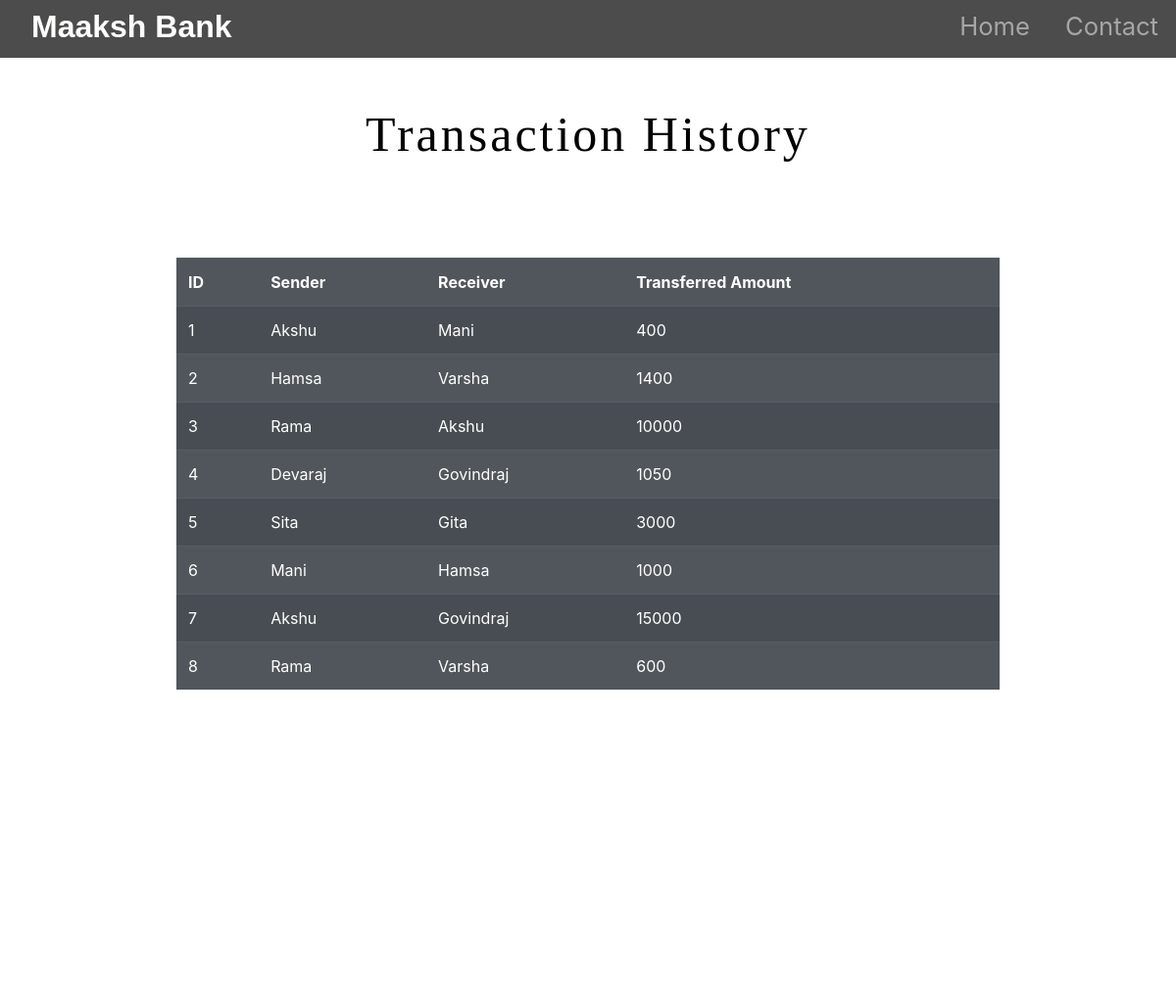
The page /history.php on the database its author committed.
### tables this page shows
CREATE TABLE `history` (
  `his_id` int(11) NOT NULL,
  `sender` varchar(255) NOT NULL,
  `reciever` varchar(255) NOT NULL,
  `amount` bigint(20) NOT NULL
);

### history.php (the view, shortened to what this page needs)
<!DOCTYPE html>
<html lang="en">
<head>
  <link rel="stylesheet" href="https://stackpath.bootstrapcdn.com/bootstrap/4.5.2/css/bootstrap.min.css"
>
  <link rel="stylesheet" type="text/css" href="styles.css">
</head>
<body>
  <div id="title">
    <nav id="navbar" class="navbar navbar-expand-lg navbar-dark ">
      <a id="navbar-brand" href="index.php">Maaksh<span>  Bank</span></a>
      <div class="collapse navbar-collapse" id="navbarTogglerDemo01">
        <ul class="navbar-nav ml-auto">
          <li class="nav-item">
            <a class="nav-link" href="index.php">Home</a>
          </li>
          <li class="nav-item">
            <a class="nav-link" href="#footer">Contact</a>
          </li>
        </ul>
      </div>
    </nav>
  </div>
  <?php
 echo '<h1 class="intro"><center>Transaction History</center></h1>';
 echo '<table class=" listtable table-dark table  table-striped table-hover mt-5"  style="opacity: 0.9; width: 70%; margin: auto;">
 <tr>
     <th>ID</th>
     <th>Sender</th>
     <th>Receiver</th>
     <th>Transferred Amount</th>
 </tr>';
    $server = "localhost";
    $username = "root";
    $password = "";
    $database = "bank";
    $con = mysqli_connect($server, $username, $password, $database);
     $sql = "SELECT his_id,sender,reciever,amount FROM history;";
        $result=mysqli_query($con,$sql);
        while($row=mysqli_fetch_array($result)){
            echo '<tr>
            <td>'.$row["his_id"].'</td>
            <td>'.$row["sender"].'</td>
            <td>'.$row["reciever"].'</td>
            <td>'.$row["amount"].'</td>
        </tr>';
          }
 echo'</table>';
?><br>
</body>
<footer id="footer">
  <i class="social-icon fas fa-phone-square-alt"></i>
  <i class="social-icon fab fa-twitter-square"></i>
  <i class="social-icon fas fa-envelope-square"></i>
  <p>© Copyright 2021 Maaksh Bank</p>
</footer>
</html>

### styles.css (style rules this page uses)
#title { background: rgba(0,0,0,0.7); }
#navbar { padding: 0 0 5px; }
#navbar-brand { text-decoration: none; color:#fdfffc; font-family: sans-serif; font-size: 2rem; font-weight: bold; padding-left: 2rem; }
span { color:white; }
.nav-item { padding: 0 10px; }
.nav-link { font-size: 1.6rem; }
.intro { text-align: center; font-size: 50px; letter-spacing: 3px; font-family: 'sans-serif'; position: relative; padding:4% 8%; color:black; }
#footer { margin-top: 200px; padding: 5% auto; text-align: center; color: white; font-size: 25px; }
.social-icon { margin: 10px 5px; color: white; }

### history.php (style rules this page uses)
body { background-image: url("img/3.jpg"); background-size: cover; height: 100%; width: 100%; background-repeat: no-repeat; background-attachment: fixed; }

### rows shown on the page
history: his_id "1", sender "Akshu", reciever "Mani", amount "400"
history: his_id "2", sender "Hamsa", reciever "Varsha", amount "1400"
history: his_id "3", sender "Rama", reciever "Akshu", amount "10000"
history: his_id "4", sender "Devaraj", reciever "Govindraj", amount "1050"
history: his_id "5", sender "Sita", reciever "Gita", amount "3000"
history: his_id "6", sender "Mani", reciever "Hamsa", amount "1000"
history: his_id "7", sender "Akshu", reciever "Govindraj", amount "15000"
history: his_id "8", sender "Rama", reciever "Varsha", amount "600"
